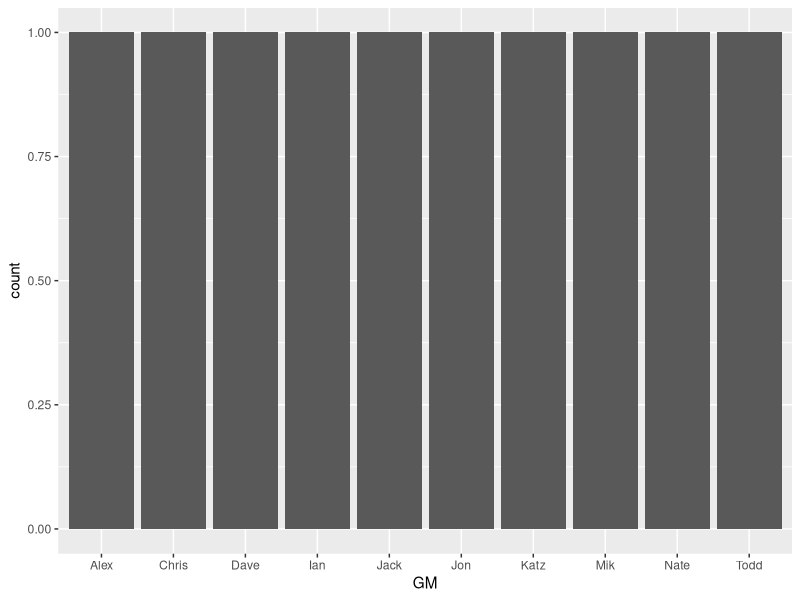

Here is the R script that generated this plot:
## ---- chunk 1
library(tidyverse)
## ---- chunk 2
gm <- c("Alex", "Ashton", "Mik", "Katz", "Dave", "Brett", "Ian", "Jack", "Jon", "Chris", "Todd", "Nate")

# years league has been active
year <- c(2012:2019)

# podium placement in order by year
first <- c("Mik", "Nate", "Nate", "Chris", "Nate", "Nate", "Dave", "Dave")
second <- c("Jon", "Alex", "Ian", "Todd", "Jon", "Chris", "Jon", "Jon")
third <- c("Katz", "Katz", "Jack", "Dave", "Katz", "Katz", "Chris", "Todd")

podium <- tibble(year, first, second, third)
## ---- chunk 3
# count Top 3 finishes by GMs
podium_count <- 
    podium %>%
    pivot_longer(cols = -year,
                 values_to = 'GM') %>%
    count(name, GM) %>%
    pivot_wider(names_from = name, values_from = n, values_fill = list(n = 0))

podium_count
## ---- chunk 4
ggplot(podium_count, aes(x = GM)) + geom_bar()
